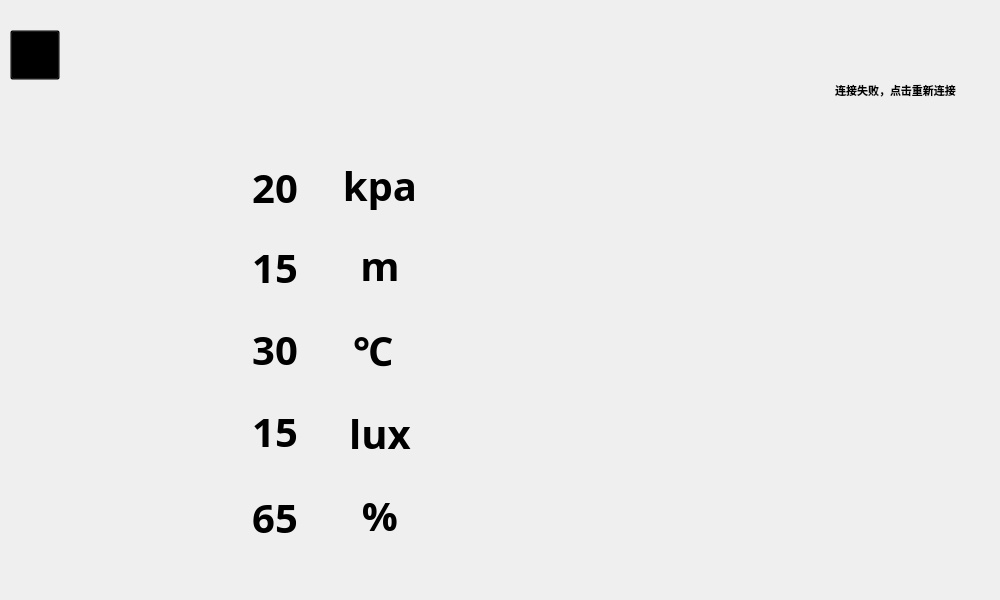
<?xml version="1.0" encoding="UTF-8"?>
<ui version="4.0">
 <class>MainWindow</class>
 <widget class="QMainWindow" name="MainWindow">
  <property name="geometry">
   <rect>
    <x>0</x>
    <y>0</y>
    <width>1000</width>
    <height>600</height>
   </rect>
  </property>
  <property name="minimumSize">
   <size>
    <width>1000</width>
    <height>600</height>
   </size>
  </property>
  <property name="maximumSize">
   <size>
    <width>1000</width>
    <height>600</height>
   </size>
  </property>
  <property name="windowTitle">
   <string>尘歌壶家具控制模块——派蒙模块</string>
  </property>
  <property name="windowIcon">
   <iconset resource="res.qrc">
    <normaloff>:/images/pm.png</normaloff>:/images/pm.png</iconset>
  </property>
  <property name="styleSheet">
   <string notr="true"/>
  </property>
  <widget class="QWidget" name="centralwidget">
   <widget class="QWidget" name="widget" native="true">
    <property name="geometry">
     <rect>
      <x>0</x>
      <y>0</y>
      <width>1000</width>
      <height>600</height>
     </rect>
    </property>
    <property name="minimumSize">
     <size>
      <width>1000</width>
      <height>600</height>
     </size>
    </property>
    <property name="maximumSize">
     <size>
      <width>1000</width>
      <height>600</height>
     </size>
    </property>
    <property name="styleSheet">
     <string notr="true">#widget{
	background-image: url(:/images/bg.png);
}</string>
    </property>
    <widget class="QWidget" name="layoutWidget">
     <property name="geometry">
      <rect>
       <x>470</x>
       <y>140</y>
       <width>489</width>
       <height>448</height>
      </rect>
     </property>
     <layout class="QGridLayout" name="gridLayout">
      <item row="0" column="1">
       <widget class="QPushButton" name="btn_curtain">
        <property name="sizePolicy">
         <sizepolicy hsizetype="Expanding" vsizetype="Expanding">
          <horstretch>0</horstretch>
          <verstretch>0</verstretch>
         </sizepolicy>
        </property>
        <property name="minimumSize">
         <size>
          <width>200</width>
          <height>200</height>
         </size>
        </property>
        <property name="maximumSize">
         <size>
          <width>200</width>
          <height>200</height>
         </size>
        </property>
        <property name="styleSheet">
         <string notr="true">QPushButton#btn_curtain
{
	background-image: url(:/images/curtain_on.png);
	background-color: transparent;
}</string>
        </property>
        <property name="text">
         <string/>
        </property>
        <property name="flat">
         <bool>true</bool>
        </property>
       </widget>
      </item>
      <item row="1" column="1">
       <widget class="QPushButton" name="btn_door">
        <property name="sizePolicy">
         <sizepolicy hsizetype="Expanding" vsizetype="Expanding">
          <horstretch>0</horstretch>
          <verstretch>0</verstretch>
         </sizepolicy>
        </property>
        <property name="minimumSize">
         <size>
          <width>200</width>
          <height>200</height>
         </size>
        </property>
        <property name="maximumSize">
         <size>
          <width>200</width>
          <height>200</height>
         </size>
        </property>
        <property name="styleSheet">
         <string notr="true">QPushButton#btn_door
{
	background-image: url(:/images/door_off.png);
	background-color: transparent;
}</string>
        </property>
        <property name="text">
         <string/>
        </property>
        <property name="flat">
         <bool>true</bool>
        </property>
       </widget>
      </item>
      <item row="0" column="0">
       <widget class="QPushButton" name="btn_airc">
        <property name="enabled">
         <bool>true</bool>
        </property>
        <property name="sizePolicy">
         <sizepolicy hsizetype="Expanding" vsizetype="Expanding">
          <horstretch>0</horstretch>
          <verstretch>0</verstretch>
         </sizepolicy>
        </property>
        <property name="minimumSize">
         <size>
          <width>200</width>
          <height>200</height>
         </size>
        </property>
        <property name="maximumSize">
         <size>
          <width>200</width>
          <height>200</height>
         </size>
        </property>
        <property name="styleSheet">
         <string notr="true">QPushButton#btn_airc
{
	background-image: url(:/images/airc_off.png);
	background-color: transparent;
}</string>
        </property>
        <property name="text">
         <string/>
        </property>
        <property name="flat">
         <bool>true</bool>
        </property>
       </widget>
      </item>
      <item row="1" column="0">
       <widget class="QPushButton" name="btn_led">
        <property name="sizePolicy">
         <sizepolicy hsizetype="Expanding" vsizetype="Expanding">
          <horstretch>0</horstretch>
          <verstretch>0</verstretch>
         </sizepolicy>
        </property>
        <property name="minimumSize">
         <size>
          <width>200</width>
          <height>200</height>
         </size>
        </property>
        <property name="maximumSize">
         <size>
          <width>200</width>
          <height>200</height>
         </size>
        </property>
        <property name="styleSheet">
         <string notr="true">QPushButton#btn_led
{
	background-image: url(:/images/led_off.png);
	background-color: transparent;
}</string>
        </property>
        <property name="text">
         <string/>
        </property>
        <property name="flat">
         <bool>true</bool>
        </property>
       </widget>
      </item>
     </layout>
    </widget>
    <widget class="QPushButton" name="btn_disconnect">
     <property name="geometry">
      <rect>
       <x>870</x>
       <y>30</y>
       <width>50</width>
       <height>50</height>
      </rect>
     </property>
     <property name="styleSheet">
      <string notr="true">QPushButton#btn_disconnect
{
	background-image: url(:/images/connect.png);
	background-color: transparent;
}</string>
     </property>
     <property name="text">
      <string/>
     </property>
     <property name="autoDefault">
      <bool>false</bool>
     </property>
     <property name="default">
      <bool>false</bool>
     </property>
     <property name="flat">
      <bool>true</bool>
     </property>
    </widget>
    <widget class="QLabel" name="info">
     <property name="geometry">
      <rect>
       <x>760</x>
       <y>80</y>
       <width>271</width>
       <height>21</height>
      </rect>
     </property>
     <property name="sizePolicy">
      <sizepolicy hsizetype="Expanding" vsizetype="Expanding">
       <horstretch>0</horstretch>
       <verstretch>0</verstretch>
      </sizepolicy>
     </property>
     <property name="font">
      <font>
       <family>微软雅黑 Light</family>
       <pointsize>8</pointsize>
       <weight>75</weight>
       <bold>true</bold>
      </font>
     </property>
     <property name="text">
      <string> 连接失败，点击重新连接 </string>
     </property>
     <property name="alignment">
      <set>Qt::AlignCenter</set>
     </property>
    </widget>
    <widget class="QLabel" name="pasc_value">
     <property name="geometry">
      <rect>
       <x>210</x>
       <y>162</y>
       <width>130</width>
       <height>50</height>
      </rect>
     </property>
     <property name="minimumSize">
      <size>
       <width>130</width>
       <height>50</height>
      </size>
     </property>
     <property name="maximumSize">
      <size>
       <width>130</width>
       <height>50</height>
      </size>
     </property>
     <property name="font">
      <font>
       <family>Bahnschrift SemiLight</family>
       <pointsize>30</pointsize>
       <weight>75</weight>
       <bold>true</bold>
      </font>
     </property>
     <property name="text">
      <string>20</string>
     </property>
     <property name="alignment">
      <set>Qt::AlignCenter</set>
     </property>
    </widget>
    <widget class="QLabel" name="hum_value">
     <property name="geometry">
      <rect>
       <x>210</x>
       <y>242</y>
       <width>130</width>
       <height>50</height>
      </rect>
     </property>
     <property name="minimumSize">
      <size>
       <width>130</width>
       <height>50</height>
      </size>
     </property>
     <property name="maximumSize">
      <size>
       <width>130</width>
       <height>50</height>
      </size>
     </property>
     <property name="font">
      <font>
       <family>Bahnschrift SemiLight</family>
       <pointsize>30</pointsize>
       <weight>75</weight>
       <bold>true</bold>
      </font>
     </property>
     <property name="text">
      <string>15</string>
     </property>
     <property name="alignment">
      <set>Qt::AlignCenter</set>
     </property>
    </widget>
    <widget class="QLabel" name="tmp_value">
     <property name="geometry">
      <rect>
       <x>210</x>
       <y>324</y>
       <width>130</width>
       <height>50</height>
      </rect>
     </property>
     <property name="minimumSize">
      <size>
       <width>130</width>
       <height>50</height>
      </size>
     </property>
     <property name="maximumSize">
      <size>
       <width>130</width>
       <height>50</height>
      </size>
     </property>
     <property name="font">
      <font>
       <family>Bahnschrift SemiLight</family>
       <pointsize>30</pointsize>
       <weight>75</weight>
       <bold>true</bold>
      </font>
     </property>
     <property name="text">
      <string>30</string>
     </property>
     <property name="alignment">
      <set>Qt::AlignCenter</set>
     </property>
    </widget>
    <widget class="QLabel" name="lux_value">
     <property name="geometry">
      <rect>
       <x>210</x>
       <y>406</y>
       <width>130</width>
       <height>50</height>
      </rect>
     </property>
     <property name="minimumSize">
      <size>
       <width>130</width>
       <height>50</height>
      </size>
     </property>
     <property name="maximumSize">
      <size>
       <width>130</width>
       <height>50</height>
      </size>
     </property>
     <property name="font">
      <font>
       <family>Bahnschrift SemiLight</family>
       <pointsize>30</pointsize>
       <weight>75</weight>
       <bold>true</bold>
      </font>
     </property>
     <property name="text">
      <string>15</string>
     </property>
     <property name="alignment">
      <set>Qt::AlignCenter</set>
     </property>
    </widget>
    <widget class="QLabel" name="wet_value">
     <property name="geometry">
      <rect>
       <x>210</x>
       <y>492</y>
       <width>130</width>
       <height>50</height>
      </rect>
     </property>
     <property name="minimumSize">
      <size>
       <width>130</width>
       <height>50</height>
      </size>
     </property>
     <property name="maximumSize">
      <size>
       <width>130</width>
       <height>50</height>
      </size>
     </property>
     <property name="font">
      <font>
       <family>Bahnschrift SemiLight</family>
       <pointsize>30</pointsize>
       <weight>75</weight>
       <bold>true</bold>
      </font>
     </property>
     <property name="text">
      <string>65</string>
     </property>
     <property name="alignment">
      <set>Qt::AlignCenter</set>
     </property>
    </widget>
    <widget class="QLabel" name="pasc_union">
     <property name="geometry">
      <rect>
       <x>330</x>
       <y>150</y>
       <width>100</width>
       <height>70</height>
      </rect>
     </property>
     <property name="minimumSize">
      <size>
       <width>100</width>
       <height>70</height>
      </size>
     </property>
     <property name="maximumSize">
      <size>
       <width>100</width>
       <height>70</height>
      </size>
     </property>
     <property name="font">
      <font>
       <family>Bahnschrift SemiLight</family>
       <pointsize>30</pointsize>
       <weight>75</weight>
       <bold>true</bold>
      </font>
     </property>
     <property name="text">
      <string>kpa</string>
     </property>
     <property name="alignment">
      <set>Qt::AlignCenter</set>
     </property>
    </widget>
    <widget class="QLabel" name="hum_union">
     <property name="geometry">
      <rect>
       <x>330</x>
       <y>230</y>
       <width>100</width>
       <height>70</height>
      </rect>
     </property>
     <property name="minimumSize">
      <size>
       <width>100</width>
       <height>70</height>
      </size>
     </property>
     <property name="maximumSize">
      <size>
       <width>100</width>
       <height>70</height>
      </size>
     </property>
     <property name="font">
      <font>
       <family>Bahnschrift SemiLight</family>
       <pointsize>30</pointsize>
       <weight>75</weight>
       <bold>true</bold>
      </font>
     </property>
     <property name="text">
      <string>m</string>
     </property>
     <property name="alignment">
      <set>Qt::AlignCenter</set>
     </property>
    </widget>
    <widget class="QLabel" name="tmp_union">
     <property name="geometry">
      <rect>
       <x>323</x>
       <y>315</y>
       <width>100</width>
       <height>70</height>
      </rect>
     </property>
     <property name="minimumSize">
      <size>
       <width>100</width>
       <height>70</height>
      </size>
     </property>
     <property name="maximumSize">
      <size>
       <width>100</width>
       <height>70</height>
      </size>
     </property>
     <property name="font">
      <font>
       <family>Bahnschrift SemiLight</family>
       <pointsize>30</pointsize>
       <weight>75</weight>
       <bold>true</bold>
      </font>
     </property>
     <property name="text">
      <string>℃</string>
     </property>
     <property name="alignment">
      <set>Qt::AlignCenter</set>
     </property>
    </widget>
    <widget class="QLabel" name="lux_union">
     <property name="geometry">
      <rect>
       <x>330</x>
       <y>398</y>
       <width>100</width>
       <height>70</height>
      </rect>
     </property>
     <property name="minimumSize">
      <size>
       <width>100</width>
       <height>70</height>
      </size>
     </property>
     <property name="maximumSize">
      <size>
       <width>100</width>
       <height>70</height>
      </size>
     </property>
     <property name="font">
      <font>
       <family>Bahnschrift SemiLight</family>
       <pointsize>30</pointsize>
       <weight>75</weight>
       <bold>true</bold>
      </font>
     </property>
     <property name="text">
      <string>lux</string>
     </property>
     <property name="alignment">
      <set>Qt::AlignCenter</set>
     </property>
    </widget>
    <widget class="QLabel" name="wet_union">
     <property name="geometry">
      <rect>
       <x>330</x>
       <y>480</y>
       <width>100</width>
       <height>70</height>
      </rect>
     </property>
     <property name="minimumSize">
      <size>
       <width>100</width>
       <height>70</height>
      </size>
     </property>
     <property name="maximumSize">
      <size>
       <width>100</width>
       <height>70</height>
      </size>
     </property>
     <property name="font">
      <font>
       <family>Bahnschrift SemiLight</family>
       <pointsize>30</pointsize>
       <weight>75</weight>
       <bold>true</bold>
      </font>
     </property>
     <property name="text">
      <string>%</string>
     </property>
     <property name="alignment">
      <set>Qt::AlignCenter</set>
     </property>
    </widget>
    <widget class="QPushButton" name="btn_mode">
     <property name="geometry">
      <rect>
       <x>80</x>
       <y>30</y>
       <width>50</width>
       <height>50</height>
      </rect>
     </property>
     <property name="minimumSize">
      <size>
       <width>50</width>
       <height>50</height>
      </size>
     </property>
     <property name="maximumSize">
      <size>
       <width>50</width>
       <height>50</height>
      </size>
     </property>
     <property name="styleSheet">
      <string notr="true">#btn_mode{
	
	background-image: url(:/images/automode_on.png);
	background-color:transparent;
}</string>
     </property>
     <property name="text">
      <string/>
     </property>
     <property name="flat">
      <bool>true</bool>
     </property>
    </widget>
    <widget class="QPushButton" name="btn_setting">
     <property name="geometry">
      <rect>
       <x>10</x>
       <y>30</y>
       <width>50</width>
       <height>50</height>
      </rect>
     </property>
     <property name="minimumSize">
      <size>
       <width>50</width>
       <height>50</height>
      </size>
     </property>
     <property name="maximumSize">
      <size>
       <width>50</width>
       <height>50</height>
      </size>
     </property>
     <property name="styleSheet">
      <string notr="true">#btn_setting{
	
	background-image: url(:/images/chilun.png);
	background-color:transparent;
}</string>
     </property>
     <property name="text">
      <string/>
     </property>
    </widget>
   </widget>
  </widget>
  <widget class="QMenuBar" name="menubar">
   <property name="geometry">
    <rect>
     <x>0</x>
     <y>0</y>
     <width>0</width>
     <height>0</height>
    </rect>
   </property>
   <property name="maximumSize">
    <size>
     <width>0</width>
     <height>0</height>
    </size>
   </property>
  </widget>
  <widget class="QStatusBar" name="statusbar">
   <property name="enabled">
    <bool>false</bool>
   </property>
   <property name="maximumSize">
    <size>
     <width>0</width>
     <height>0</height>
    </size>
   </property>
  </widget>
 </widget>
 <resources>
  <include location="res.qrc"/>
 </resources>
 <connections/>
</ui>
